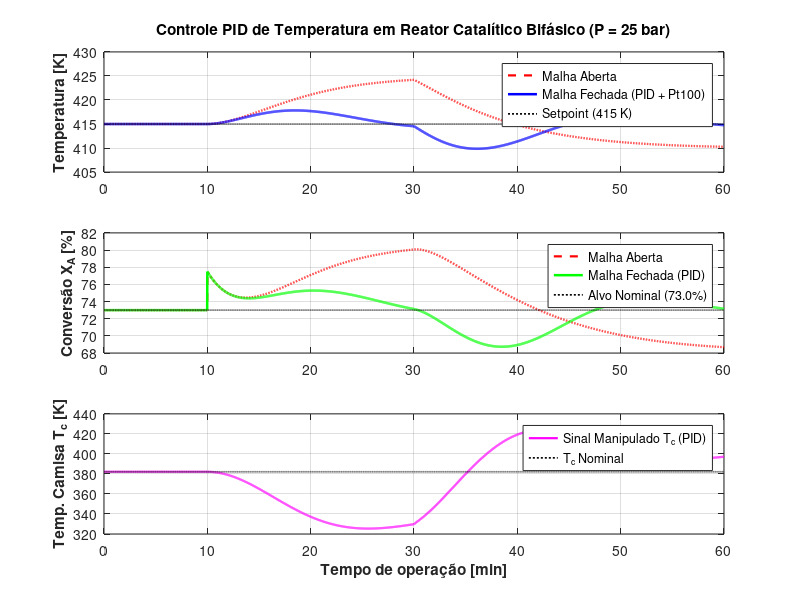

Reproduce this figure in MATLAB.
%% =========================================================================
%  CONTROLE PID DE TEMPERATURA EM REATOR CATALÍTICO BIFÁSICO (CSTR)
%  Processo: Valorização catalítica de resíduos agroindustriais a P = 25 bar
%  Conversão nominal: 73.0% a T_sp = 415.0 K
%  Instrumentação primária: Sensor RTD Pt100 Classe A (4 fios, poço AISI 316L)
%  Compatibilidade: MATLAB e GNU Octave
%  =========================================================================
clear; clc; close all;

%% 1. PARÂMETROS FÍSICO-QUÍMICOS E CONDIÇÕES NOMINAIS DE OPERAÇÃO
P_op     = 25.0;        % Pressão constante do sistema bifásico [bar]
V        = 2.5;         % Volume efetivo da suspensão líquido-catalisador [m^3]
F        = 0.005;       % Vazão volumétrica de alimentação [m^3/s]
tau      = V / F;       % Tempo espacial nominal [s] (500 s)

rho      = 850.0;       % Densidade média da mistura reacional [kg/m^3]
Cp       = 2800.0;      % Calor específico médio [J/(kg*K)]
dHr      = -95000.0;    % Entalpia de reação exotérmica [J/mol]
UA       = 1800.0;      % Coeficiente global de transferência de calor [W/K]

Ea       = 65000.0;     % Energia de ativação aparente (Ni-Mo/Al2O3) [J/mol]
R        = 8.314;       % Constante universal dos gases [J/(mol*K)]

T_sp     = 415.0;       % Temperatura de referência (Setpoint) [K]
X_nom    = 0.73;        % Eficiência de conversão nominal alvo [-] (73.0%)

% Calibração exata do fator pré-exponencial k0 para X_nom = 73.0% a 415 K
k_nom    = (X_nom / (1.0 - X_nom)) / tau;
k0       = k_nom * exp(Ea / (R * T_sp));

% Condições nominais de alimentação e regime estacionário
CA0_nom  = 1200.0;      % Concentração nominal do substrato residual [mol/m^3]
T0_nom   = 385.0;       % Temperatura nominal de alimentação [K]
CA_nom   = CA0_nom * (1.0 - X_nom);

% Balanço de energia estacionário para obter Tc nominal da camisa térmica
Q_conv   = rho * Cp * F * (T0_nom - T_sp);
Q_rxn    = (-dHr) * V * k_nom * CA_nom;
Tc_nom   = T_sp - (Q_conv + Q_rxn) / UA;

%% 2. INSTRUMENTAÇÃO PRIMÁRIA E PARÂMETROS DO CONTROLADOR PID
% Sensor industrial RTD Pt100 Classe A em poço termométrico AISI 316L
tau_sens = 8.0;         % Constante de tempo térmica do conjunto sensor [s]

% Sintonia do controlador PID (ação reversa sobre Tc)
Kc       = 4.5;         % Ganho proporcional [K/K]
tau_I    = 140.0;       % Tempo integral [s]
tau_D    = 12.0;        % Tempo derivativo [s]

% Limites físicos do fluido térmico da camisa (saturação)
Tc_min   = 320.0;       % Temperatura mínima de resfriamento [K]
Tc_max   = 430.0;       % Temperatura máxima de aquecimento [K]

%% 3. CONFIGURAÇÃO DA SIMULAÇÃO DINÂMICA E PERTURBAÇÕES DE CARGA
dt       = 1.0;         % Passo de amostragem e integração [s]
t_end    = 3600.0;      % Horizonte de simulação [s] (60 minutos)
t        = 0:dt:t_end;
N        = length(t);

% Vetores de armazenamento: Malha Aberta (OL) vs. Malha Fechada PID (CL)
T_ol     = zeros(1, N);
X_ol     = zeros(1, N);

T_cl     = zeros(1, N);
Tm_cl    = zeros(1, N);
X_cl     = zeros(1, N);
Tc_cl    = zeros(1, N);

% Estados iniciais em regime estacionário: [CA; T; Tm]
state_ol = [CA_nom; T_sp; T_sp];
state_cl = [CA_nom; T_sp; T_sp];

integral_err = 0.0;
prev_Tm      = T_sp;

% Equações diferenciais acopladas (balanço de massa, energia e atraso do sensor)
ode_rhs = @(s, CA0, T0, Tc) [ ...
    (F / V) * (CA0 - s(1)) - (k0 * exp(-Ea / (R * s(2)))) * s(1); ...
    (F / V) * (T0 - s(2)) + ((-dHr) / (rho * Cp)) * (k0 * exp(-Ea / (R * s(2)))) * s(1) ...
        - (UA / (rho * Cp * V)) * (s(2) - Tc); ...
    (s(2) - s(3)) / tau_sens ...
];

%% 4. LOOP DE INTEGRAÇÃO NUMÉRICA (RK4) E CONTROLE PID DISCRETO
for i = 1:N
    ti = t(i);
    
    % Perturbação 1 (t = 600 s): aumento degrau de +20% na concentração de resíduo
    if ti >= 600
        CA0 = 1.20 * CA0_nom;
    else
        CA0 = CA0_nom;
    end
    
    % Perturbação 2 (t = 1800 s): queda degrau de -10 K na temperatura de entrada
    if ti >= 1800
        T0 = T0_nom - 10.0;
    else
        T0 = T0_nom;
    end
    
    % --- Simulação em Malha Aberta (Tc fixa em Tc_nom) ---
    T_ol(i) = state_ol(2);
    X_ol(i) = ((CA0 - state_ol(1)) / CA0) * 100.0;
    
    k1 = ode_rhs(state_ol, CA0, T0, Tc_nom);
    k2 = ode_rhs(state_ol + 0.5*dt*k1, CA0, T0, Tc_nom);
    k3 = ode_rhs(state_ol + 0.5*dt*k2, CA0, T0, Tc_nom);
    k4 = ode_rhs(state_ol + dt*k3, CA0, T0, Tc_nom);
    state_ol = state_ol + (dt / 6.0) * (k1 + 2*k2 + 2*k3 + k4);
    
    % --- Simulação em Malha Fechada (Controle PID com RTD Pt100) ---
    T_cl(i)  = state_cl(2);
    Tm_cl(i) = state_cl(3);
    X_cl(i)  = ((CA0 - state_cl(1)) / CA0) * 100.0;
    
    err      = T_sp - Tm_cl(i);
    dTm_dt   = (Tm_cl(i) - prev_Tm) / dt;
    prev_Tm  = Tm_cl(i);
    
    % Lei de controle PID (derivada na variável medida para evitar kick derivativo)
    u_unsat  = Tc_nom + Kc * (err + (1.0 / tau_I) * integral_err - tau_D * dTm_dt);
    Tc_cmd   = min(max(u_unsat, Tc_min), Tc_max);
    
    % Integração condicional (Anti-Windup)
    if (u_unsat == Tc_cmd) || ((u_unsat > Tc_max) && (err < 0)) || ((u_unsat < Tc_min) && (err > 0))
        integral_err = integral_err + err * dt;
    end
    
    Tc_cl(i) = Tc_cmd;
    
    k1 = ode_rhs(state_cl, CA0, T0, Tc_cmd);
    k2 = ode_rhs(state_cl + 0.5*dt*k1, CA0, T0, Tc_cmd);
    k3 = ode_rhs(state_cl + 0.5*dt*k2, CA0, T0, Tc_cmd);
    k4 = ode_rhs(state_cl + dt*k3, CA0, T0, Tc_cmd);
    state_cl = state_cl + (dt / 6.0) * (k1 + 2*k2 + 2*k3 + k4);
end

%% 5. CÁLCULO DE INDICADORES DE DESEMPENHO E RESUMO NO CONSOLE
IAE_ol = trapz(t, abs(T_sp - T_ol));
IAE_cl = trapz(t, abs(T_sp - T_cl));

fprintf('=================================================================\n');
fprintf(' RESUMO DE DESEMPENHO - REATOR CATALÍTICO BIFÁSICO (P = %.1f bar)\n', P_op);
fprintf('=================================================================\n');
fprintf(' Conversão nominal inicial        : %.2f %%\n', X_cl(1));
fprintf(' Temperatura máxima (Malha Aberta): %.2f K\n', max(T_ol));
fprintf(' Temperatura máxima (Controle PID): %.2f K\n', max(T_cl));
fprintf(' Conversão final (Malha Aberta)   : %.2f %%\n', X_ol(end));
fprintf(' Conversão final (Controle PID)   : %.2f %%\n', X_cl(end));
fprintf(' Erro Integral Absoluto IAE (OL)  : %.1f K*s\n', IAE_ol);
fprintf(' Erro Integral Absoluto IAE (PID) : %.1f K*s (Redução: %.1f%%)\n', ...
        IAE_cl, (1 - IAE_cl/IAE_ol)*100);
fprintf('=================================================================\n');

%% 6. GERAÇÃO DE GRÁFICOS COMPARATIVOS E EXPORTAÇÃO PARA PORTFÓLIO
t_min = t / 60.0;
fig = figure('Color', 'w', 'Position', [100, 100, 950, 720]);

% Subgráfico 1: Temperatura do reator
subplot(3, 1, 1);
plot(t_min, T_ol, '--r', 'LineWidth', 1.6); hold on;
plot(t_min, T_cl, '-b',  'LineWidth', 1.8);
plot(t_min, ones(size(t_min))*T_sp, ':k', 'LineWidth', 1.2);
ylabel('Temperatura [K]', 'FontWeight', 'bold');
title('Controle PID de Temperatura em Reator Catalítico Bifásico (P = 25 bar)', 'FontSize', 11);
legend('Malha Aberta', 'Malha Fechada (PID + Pt100)', 'Setpoint (415 K)', 'Location', 'best');
grid on; xlim([0 60]);

% Subgráfico 2: Eficiência de conversão
subplot(3, 1, 2);
plot(t_min, X_ol, '--r', 'LineWidth', 1.6); hold on;
plot(t_min, X_cl, '-g',  'LineWidth', 1.8);
plot(t_min, ones(size(t_min))*73.0, ':k', 'LineWidth', 1.2);
ylabel('Conversão X_A [%]', 'FontWeight', 'bold');
legend('Malha Aberta', 'Malha Fechada (PID)', 'Alvo Nominal (73.0%)', 'Location', 'best');
grid on; xlim([0 60]);

% Subgráfico 3: Ação de controle (Temperatura da camisa)
subplot(3, 1, 3);
plot(t_min, Tc_cl, '-m', 'LineWidth', 1.6); hold on;
plot(t_min, ones(size(t_min))*Tc_nom, ':k', 'LineWidth', 1.2);
xlabel('Tempo de operação [min]', 'FontWeight', 'bold');
ylabel('Temp. Camisa T_c [K]', 'FontWeight', 'bold');
legend('Sinal Manipulado T_c (PID)', 'T_c Nominal', 'Location', 'best');
grid on; xlim([0 60]);

% Exportar figura em alta resolução para README.md e Notion
print(fig, 'reactor_pid_resultados_pt.png', '-dpng', '-r300');
